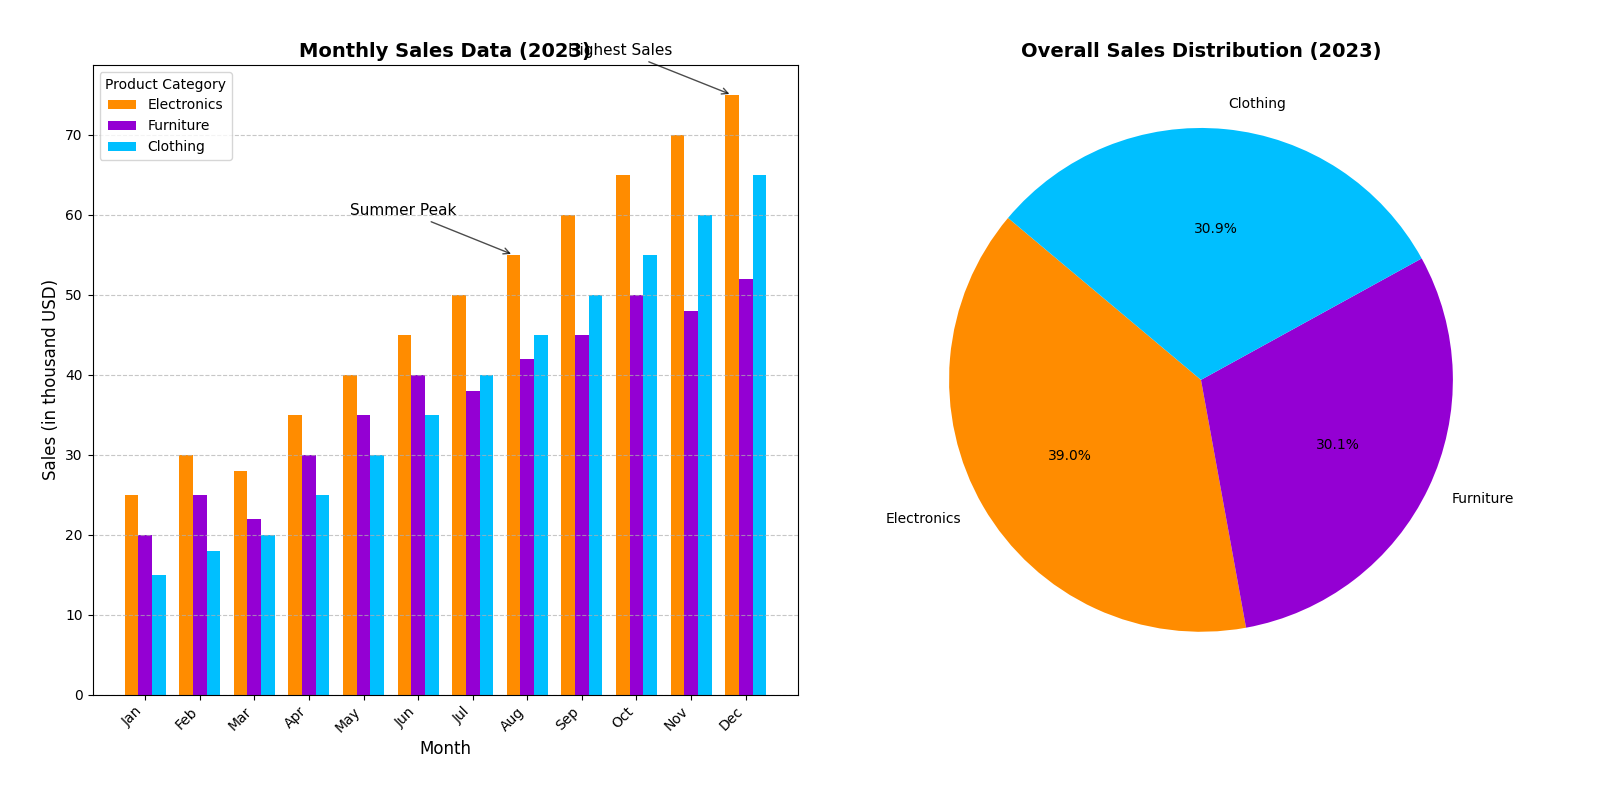

Python code for this plot:
import matplotlib.pyplot as plt
import numpy as np

# Monthly sales data (in thousands of USD)
months = ['Jan', 'Feb', 'Mar', 'Apr', 'May', 'Jun', 'Jul', 'Aug', 'Sep', 'Oct', 'Nov', 'Dec']
electronics_sales = [25, 30, 28, 35, 40, 45, 50, 55, 60, 65, 70, 75]
furniture_sales = [20, 25, 22, 30, 35, 40, 38, 42, 45, 50, 48, 52]
clothing_sales = [15, 18, 20, 25, 30, 35, 40, 45, 50, 55, 60, 65]

# Overall sales distribution
overall_sales = np.array([sum(electronics_sales), sum(furniture_sales), sum(clothing_sales)])
categories = ['Electronics', 'Furniture', 'Clothing']

# Create the figure with subplots
fig, (ax1, ax2) = plt.subplots(1, 2, figsize=(16, 8))

# Bar chart with grouped bars
bar_width = 0.25
x_indices = np.arange(len(months))

# Plot monthly sales data with new colors
ax1.bar(x_indices, electronics_sales, bar_width, label='Electronics', color='darkorange')
ax1.bar(x_indices + bar_width, furniture_sales, bar_width, label='Furniture', color='darkviolet')
ax1.bar(x_indices + 2 * bar_width, clothing_sales, bar_width, label='Clothing', color='deepskyblue')

# Customize the bar chart
ax1.set_title("Monthly Sales Data (2023)", fontsize=14, fontweight='bold')
ax1.set_xlabel("Month", fontsize=12)
ax1.set_ylabel("Sales (in thousand USD)", fontsize=12)
ax1.set_xticks(x_indices + bar_width)
ax1.set_xticklabels(months)
ax1.legend(title="Product Category", fontsize=10)
ax1.grid(axis='y', linestyle='--', alpha=0.7)

# Enhance visual clarity and consistency
plt.setp(ax1.get_xticklabels(), rotation=45, horizontalalignment='right', fontsize=10)
plt.setp(ax1.get_yticklabels(), fontsize=10)

# Pie chart for overall sales distribution with new colors
ax2.pie(overall_sales, labels=categories, autopct='%1.1f%%', startangle=140, colors=['darkorange', 'darkviolet', 'deepskyblue'])
ax2.set_title("Overall Sales Distribution (2023)", fontsize=14, fontweight='bold')

# Annotate maximum sales months
ax1.annotate('Highest Sales', xy=(11, 75), xytext=(8, 80),
             arrowprops=dict(facecolor='black', arrowstyle='->', alpha=0.7), fontsize=11)
ax1.annotate('Summer Peak', xy=(7, 55), xytext=(4, 60),
             arrowprops=dict(facecolor='black', arrowstyle='->', alpha=0.7), fontsize=11)

# Ensure the layout is tidy
plt.tight_layout(pad=3.0)

# Show the plot
plt.show()
